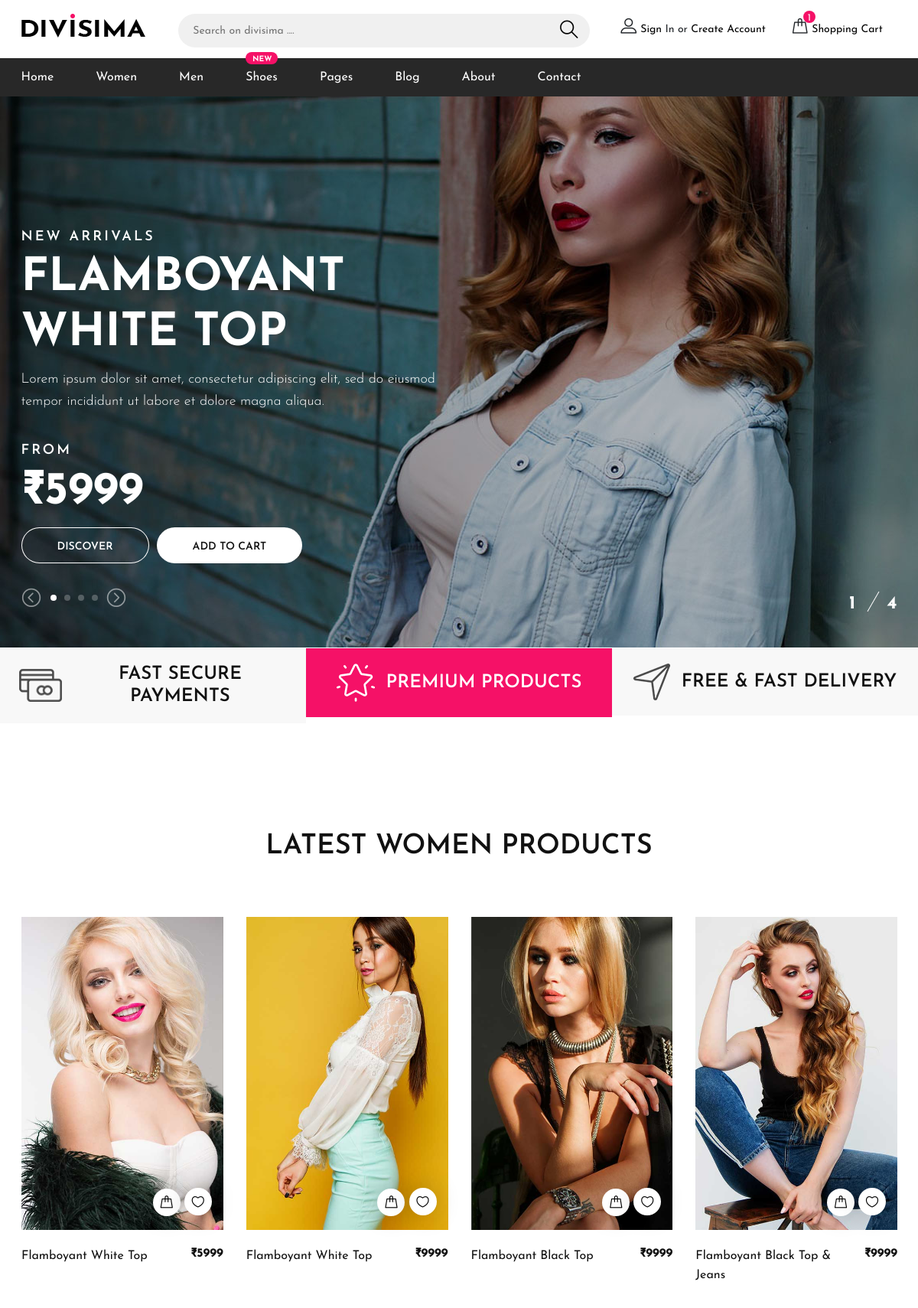
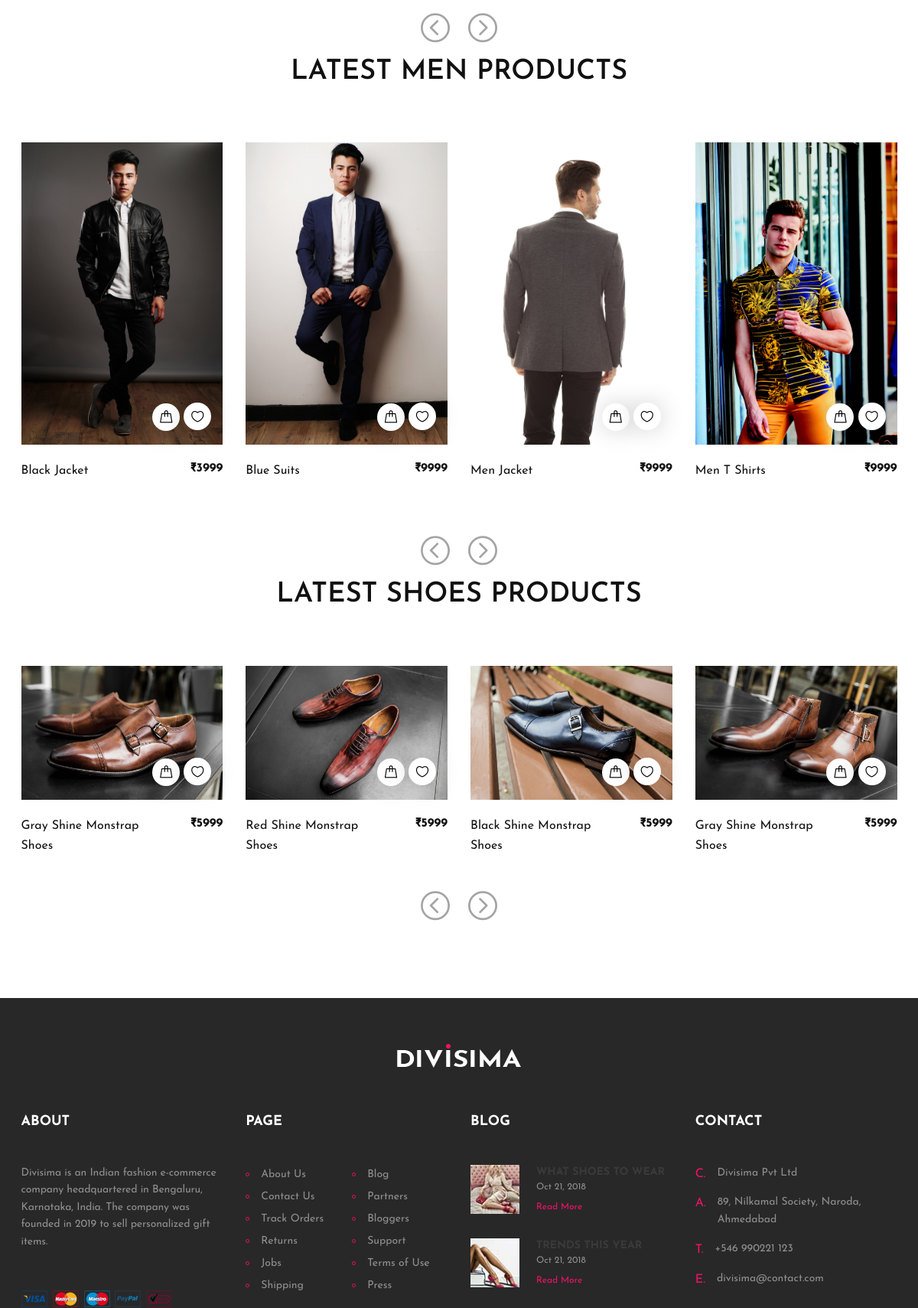
The app's page /shop/ (upper part) with its own data (2 pictures, top to bottom).
### shop/models.py (models this page shows, shortened)
class Feature_Product(models.Model):
    product_name = models.CharField(max_length=50)
    cate = models.CharField(max_length=50, default="", blank=True)
    subcate = models.CharField(max_length=50, default="", blank=True)
    img = models.ImageField(upload_to='shop/images',default="")
    price = models.CharField(max_length=20, default="")
    desc = models.TextField(max_length=1000, blank=True)
    pub_date = models.DateField()

class Product(models.Model):
    product_name = models.CharField(max_length=50)
    cate = models.CharField(max_length=50, default="", blank=True)
    subcate = models.CharField(max_length=50, default="", blank=True)
    img = models.ImageField(upload_to='shop/images',default="")
    price = models.CharField(max_length=20, default="")
    desc = models.TextField(max_length=1000, blank=True)
    pub_date = models.DateField()

### shop/views.py (the view)
# urls.py: path('', views.index, name='blog'),
def index(request):
    feat_prods = Feature_Product.objects.all()[::-1]
    allProd = []
    cateprod = Product.objects.values('cate','id')
    cates = {item['cate'] for item in cateprod}
    for cate in cates:
        prod = Product.objects.filter(cate=cate)[::-1]
        n = len(prod)
        nSlides = n//4 + ceil((n/4) - (n//4))
        allProd.append([prod, range(1,nSlides), nSlides])
    context = {'allProd':allProd, 'feat_prods':feat_prods}
    return render(request, 'shop/index.html', context)

### shop/templates/shop/index.html (shortened to what this page needs)
{% extends 'shop/layout.html' %}
{% load static %}
{% block content %}
  <section class="hero-section">
    <div class="hero-slider owl-carousel">
      {% for prod in feat_prods %}
      <div class="hs-item set-bg" data-setbg="{{prod.img.url}}">
        <div class="container">
          <div class="row">
            <div class="col-xl-6 col-lg-7 text-white">
              <span>NEW ARRIVALS</span>
              <h2>{{prod.product_name}}</h2>
              <p>{{prod.desc}}</p>
              <div class="text-white">
                <span>from</span>
                <h2>{{prod.price}}</h2>
              </div>
              <a href="#" class="site-btn sb-line">DISCOVER</a>
              <a href="#" class="site-btn sb-white">ADD TO CART</a>
            </div>
          </div>
        </div>
      </div>
      {% endfor %}
    </div>
    <div class="container">
      <div class="slide-num-holder" id="snh-1"></div>
    </div>
  </section>
  <section class="features-section">
    <div class="container-fluid">
      <div class="row">
        <div class="col-md-4 p-0 feature">
          <div class="feature-inner">
            <div class="feature-icon">
              <img src="{% static 'img/icons/1.png' %}" alt="#">
            </div>
            <h2>Fast Secure Payments</h2>
          </div>
        </div>
        <div class="col-md-4 p-0 feature">
          <div class="feature-inner">
            <div class="feature-icon">
              <img src="{% static 'img/icons/2.png' %}" alt="#">
            </div>
            <h2>Premium Products</h2>
          </div>
        </div>
        <div class="col-md-4 p-0 feature">
          <div class="feature-inner">
            <div class="feature-icon">
              <img src="{% static 'img/icons/3.png' %}" alt="#">
            </div>
            <h2>Free & fast Delivery</h2>
          </div>
        </div>
      </div>
    </div>
  </section>
<section class="top-letest-product-section">
    <div class="container">
      <div class="section-title">
      {% for products, range, nSlides in allProd %}
      </div>
      <h2 class="section-title">LATEST {{products.0.cate.upper}} PRODUCTS</h2>
      <div class="product-slider owl-carousel">
        {% for product in products %}
        <div class="product-item">
          <div class="pi-pic">
            <img src="{{product.img.url}}">
            <div class="pi-links">
              <a href="#" class="add-card"><i class="flaticon-bag"></i><span>ADD TO CART</span></a>
              <a href="#" class="wishlist-btn"><i class="flaticon-heart"></i></a>
            </div>
          </div>
          <div class="pi-text">
            <h6>{{product.price}}</h6>
            <p>{{product.product_name}} </p>
          </div>
        </div>
        {% endfor %}
      {% endfor %}
    </div>
  </div>
  </section>
{% endblock content %}

### shop/templates/shop/layout.html (shortened to what this page needs)
{% load static %}
<!DOCTYPE html>
<html lang="zxx">
<head>
  <link rel="stylesheet" href="{% static 'css/bootstrap.min.css' %}"/>
  <link rel="stylesheet" href="{% static 'css/font-awesome.min.css' %}"/>
  <link rel="stylesheet" href="{% static 'css/flaticon.css' %}"/>
  <link rel="stylesheet" href="{% static 'css/slicknav.min.css' %}"/>
  <link rel="stylesheet" href="{% static 'css/jquery-ui.min.css' %}"/>
  <link rel="stylesheet" href="{% static 'css/owl.carousel.min.css' %}"/>
  <link rel="stylesheet" href="{% static 'css/animate.css' %}"/>
  <link rel="stylesheet" href="{% static 'css/style.css' %}"/>
</head>
<body>
  <header class="header-section">
    <div class="header-top">
      <div class="container">
        <div class="row">
          <div class="col-lg-2 text-center text-lg-left">
            <a href="./index.html" class="site-logo">
              <img src="{% static 'img/logo.png' %}" alt="">
            </a>
          </div>
          <div class="col-xl-6 col-lg-5">
            <form class="header-search-form">
              <input type="text" placeholder="Search on divisima ....">
              <button><i class="flaticon-search"></i></button>
            </form>
          </div>
          <div class="col-xl-4 col-lg-5">
            <div class="user-panel">
              <div class="up-item">
                <i class="flaticon-profile"></i>
                <a href="#">Sign</a> In or <a href="#">Create Account</a>
              </div>
              <div class="up-item">
                <div class="shopping-card">
                  <i class="flaticon-bag"></i>
                  <span>1</span>
                </div>
                <a href="#">Shopping Cart</a>
              </div>
            </div>
          </div>
        </div>
      </div>
    </div>
    <nav class="main-navbar">
      <div class="container">
        <ul class="main-menu">
          <li><a href="/shop/">Home</a></li>
          <li><a href="#">Women</a>
          </li>
          <li><a href="#">Men</a>
          </li>
          <li><a href="#">Shoes
            <span class="new">New</span>
            </a>
          </li>
          <li><a href="#">Pages</a>
          </li>
          <li><a href="#">Blog</a></li>
          <li><a href="/shop/about/">About</a></li>
          <li><a href="/shop/contact/">Contact</a></li>
        </ul>
      </div>
    </nav>
  </header>
  {% block content %}
  {% endblock %}
  <section class="footer-section my-4">
    <div class="container">
      <div class="footer-logo text-center">
        <a href="index.html"><img src="{% static './img/logo-light.png' %}" alt=""></a>
      </div>
      <div class="row">
        <div class="col-lg-3 col-sm-6">
          <div class="footer-widget about-widget">
            <h2>About</h2>
            <p>Divisima is an Indian fashion e-commerce company headquartered in Bengaluru, Karnataka, India. The company was founded in 2019 to sell personalized gift items.</p>
            <img src="{% static 'img/cards.png' %}" alt="">
          </div>
        </div>
        <div class="col-lg-3 col-sm-6">
          <div class="footer-widget about-widget">
            <h2>Page</h2>
            <ul>
              <li><a href="/shop/about/">About Us</a></li>
              <li><a href="/shop/contact/">Contact Us</a></li>
              <li><a href="">Track Orders</a></li>
              <li><a href="">Returns</a></li>
              <li><a href="">Jobs</a></li>
              <li><a href="">Shipping</a></li>
            </ul>
            <ul>
              <li><a href="">Blog</a></li>
              <li><a href="">Partners</a></li>
              <li><a href="">Bloggers</a></li>
              <li><a href="">Support</a></li>
              <li><a href="">Terms of Use</a></li>
              <li><a href="">Press</a></li>
            </ul>
          </div>
        </div>
        <div class="col-lg-3 col-sm-6">
          <div class="footer-widget about-widget">
            <h2>Blog</h2>
            <div class="fw-latest-post-widget">
              <div class="lp-item">
                <div class="lp-thumb set-bg" data-setbg="{% static 'img/blog-thumbs/1.jpg' %}"></div>
                <div class="lp-content">
                  <h6>what shoes to wear</h6>
                  <span>Oct 21, 2018</span>
                  <a href="#" class="readmore">Read More</a>
                </div>
              </div>
              <div class="lp-item">
                <div class="lp-thumb set-bg" data-setbg="{% static 'img/blog-thumbs/2.jpg' %}"></div>
                <div class="lp-content">
                  <h6>trends this year</h6>
                  <span>Oct 21, 2018</span>
                  <a href="#" class="readmore">Read More</a>
                </div>
              </div>
            </div>
          </div>
        </div>
        <div class="col-lg-3 col-sm-6">
          <div class="footer-widget contact-widget">
            <h2>Contact</h2>
            <div class="con-info">
              <span>C.</span>
              <p>Divisima Pvt Ltd </p>
            </div>
            <div class="con-info">
              <span>A.</span>
              <p>89, Nilkamal Society, Naroda, Ahmedabad</p>
            </div>
            <div class="con-info">
              <span>T.</span>
              <p>+546 990221 123</p>
            </div>
            <div class="con-info">
              <span>E.</span>
              <p>divisima@contact.com</p>
            </div>
          </div>
        </div>
      </div>
    </div>
  </section>
  </body>
</html>

### records on screen
Feature_Product: product_name "FLAMBOYANT WHITE TOP", desc "Lorem ipsum dolor sit amet, consectetur adipiscing elit, sed do eiusmod tempor incididunt ut labore et dolore magna aliqua.", price "₹5999"
Product: cate "WOMEN", img (picture), price "₹5999", product_name "Flamboyant White Top"
Product: img (picture), price "₹9999", product_name "Flamboyant White Top"
Product: img (picture), price "₹9999", product_name "Flamboyant Black Top"
Product: img (picture), price "₹9999", product_name "Flamboyant Black Top & Jeans"
Product: cate "MEN", img (picture), price "₹3999", product_name "Black Jacket"
Product: img (picture), price "₹9999", product_name "Blue Suits"
Product: img (picture), price "₹9999", product_name "Men Jacket"
Product: img (picture), price "₹9999", product_name "Men T Shirts"
Product: cate "SHOES", img (picture), price "₹5999", product_name "Gray Shine Monstrap Shoes"
Product: img (picture), price "₹5999", product_name "Red Shine Monstrap Shoes"
Product: img (picture), price "₹5999", product_name "Black Shine Monstrap Shoes"
Product: img (picture), price "₹5999", product_name "Gray Shine Monstrap Shoes"
